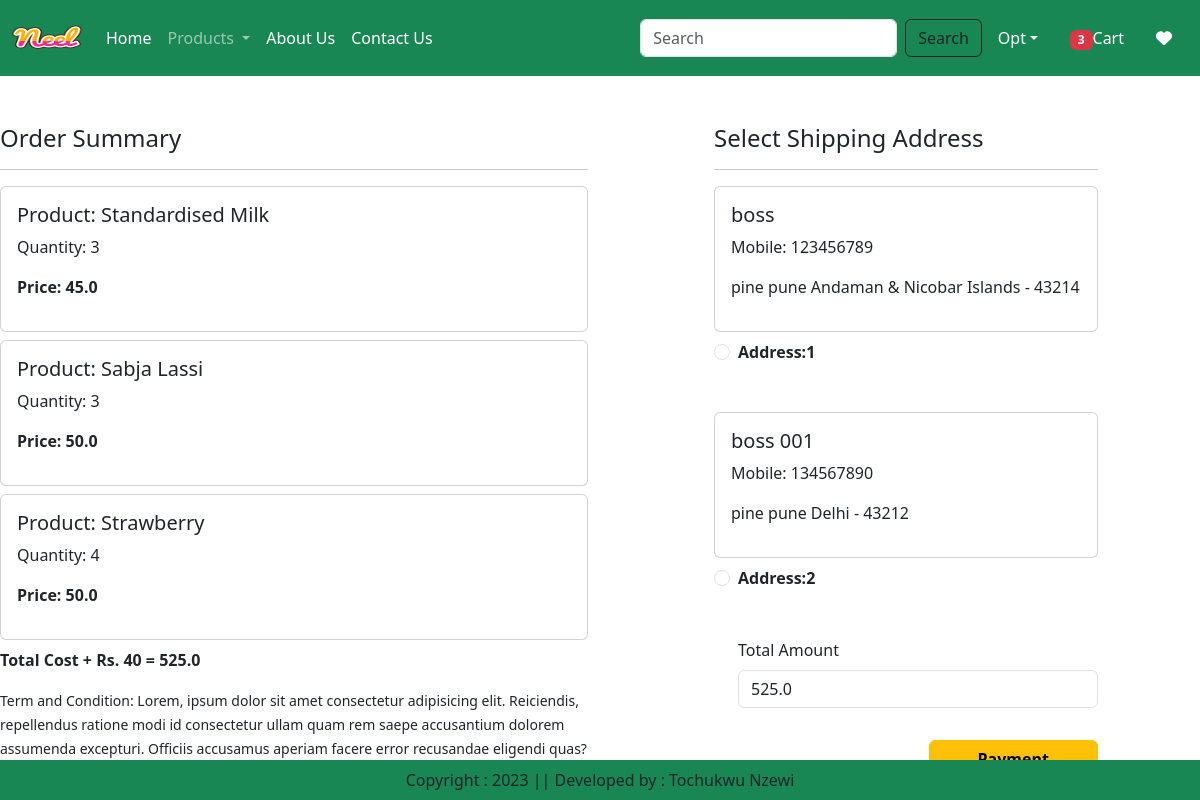
Before: /checkout/ (signed in) with the older database file.
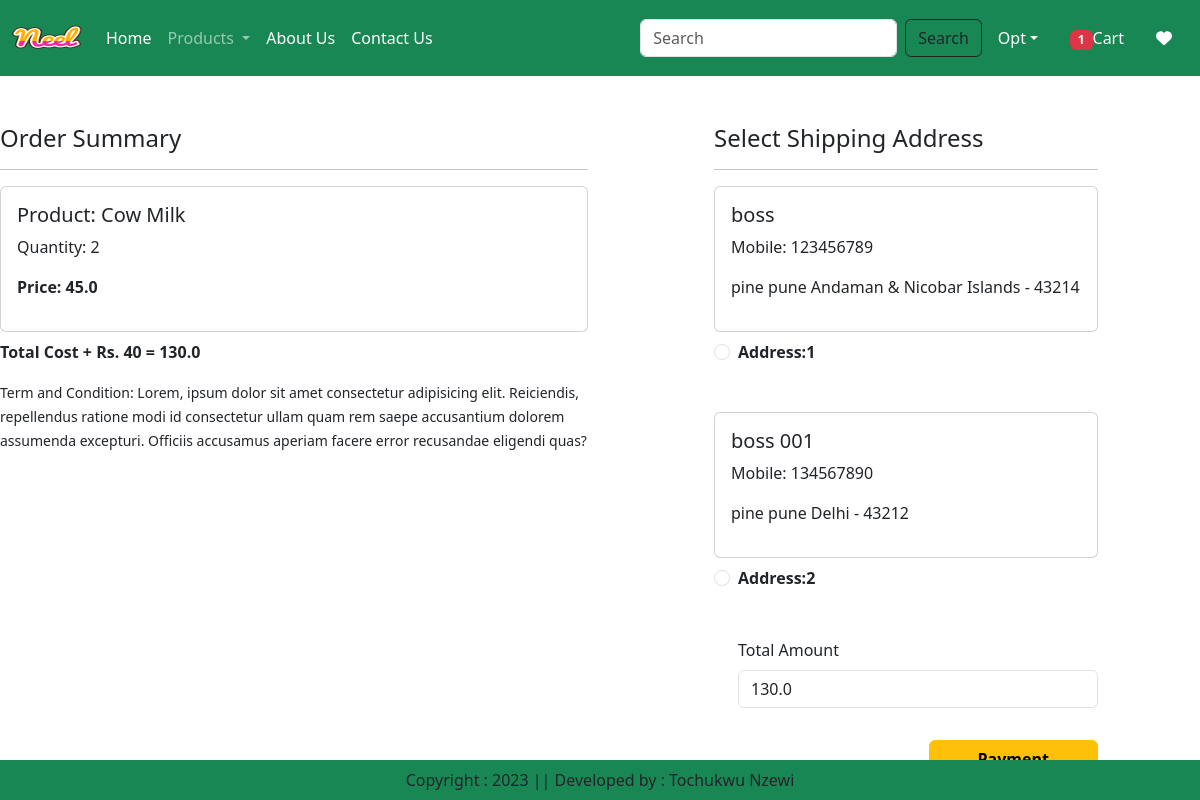
After: the same page with the newer database file.
### app/models.py (models this page shows, shortened)
class Cart(models.Model):
    user = models.ForeignKey(User,on_delete=models.CASCADE)
    product = models.ForeignKey(Product,on_delete=models.CASCADE)
    quantity = models.PositiveIntegerField(default=1)

class Product(models.Model):
    title = models.CharField(max_length=100)
    selling_price = models.FloatField()
    discounted_price = models.FloatField()
    description = models.TextField(default='')
    composition = models.TextField(default='')
    prodapp = models.TextField(default='')
    category = models.CharField(choices=CATEGORY_CHOICES, max_length=2)
    product_image = models.ImageField(upload_to='product')

class Customer(models.Model):
    user = models.ForeignKey(User,on_delete=models.CASCADE)
    name = models.CharField(max_length=200)
    locality = models.CharField(max_length=200)
    city = models.CharField(max_length=50)
    mobile = models.IntegerField(default=0)
    zipcode = models.IntegerField()
    state = models.CharField(choices=STATE_CHOICES,max_length=100)

### app/views.py (the view)
# urls.py: path('checkout/', views.checkout.as_view(), name='checkout'),
class checkout(View):
    def get(self,request):
        totalitem = 0
        wishitem=0
        if request.user.is_authenticated:
            totalitem = len(Cart.objects.filter(user=request.user))
            wishitem = len(Wishlist.objects.filter(user=request.user))
        user=request.user
        add=Customer.objects.filter(user=user)
        cart_items=Cart.objects.filter(user=user)
        famount = 0
        for p in cart_items:
            value = p.quantity * p.product.discounted_price
            famount = famount + value
        totalamount = famount + 40
        return render(request, 'app/checkout.html',locals())

### app/templates/app/checkout.html (shortened to what this page needs)
{% extends 'app/base.html' %}
{% load static %}
{% block main-content %}
<div class="conatiner">
<div class="row mt-5">
    <div class="col-sm-6">
        <h4>Order Summary</h4>
        <hr>
        {% for item in cart_items %}
          <div class="card mb-2">
              <div class="card-body">
                  <h5>Product: {{item.product.title}}</h5>
                  <p>Quantity: {{item.quantity}}</p>
                  <p class="fw-bold">Price: {{item.product.discounted_price}}</p>
              </div>
          </div>
        {% endfor %}
        <p class="fw-bold">Total Cost + Rs. 40 = {{totalamount}}</p>
        <small>Term and Condition: Lorem, ipsum dolor sit amet consectetur adipisicing elit. Reiciendis, repellendus ratione modi id consectetur ullam quam rem saepe accusantium dolorem assumenda excepturi.
            Officiis accusamus aperiam facere error recusandae eligendi quas?</small>
    </div>
    <div class="col-sm-4 offset-sm-1">
        <h4>Select Shipping Address</h4>
        <hr>
        <form method="post" id="myform">
            {% for ad in add %}
            <div class="card">
                <div class="card-body">
                <h5>{{ad.name}}</h5>
                <p>Mobile: {{ad.mobile}}</p>
                <p>{{ad.locality}} {{ad.city}} {{ad.state}} - {{ad.zipcode}}</p>
                </div>
            </div>
            <div class="form-check mt-2 mb-5">
                <input class="form-check-input" type="radio" name="custid" id="custadd" id="custadd{{forloop.counter}}" value="{{ad.id}}">
                <label class="form-check-label fw-bold" for="custadd{{forloop.counter}}">
                    Address:{{forloop.counter}}
                </label>
            </div>
            {% endfor %}
               <div class="form-check mb-3">
                   <label for="totalamount" class="form-label">Total Amount</label>
                   <input type="number" class="form-control" name="totalamount" value="{{totalamount}}" readonly>
               </div>
               <div class="text-end">
                   <button id="paypal-button1" type="submit" class="btn btn-warning mt-3 px-5 fw-bold">Payment</button>
               </div>
        </form>
    </div>
   </div>
</div>
{% endblock main-content %}

Changed rows visible on the page:
removed Cart: product "Standardised Milk", quantity "3", product.discounted_price "45.0"
removed Cart: product "Sabja Lassi", quantity "3", product.discounted_price "50.0"
removed Cart: product "Strawberry", quantity "4", product.discounted_price "50.0"
added Cart: product "Cow Milk", quantity "2", product.discounted_price "45.0"
Other visible differences:
{{ totalitem }}: "3" → "1"
{{ totalamount }}: "525.0" → "130.0"
form field totalamount: "525.0" → "130.0"
